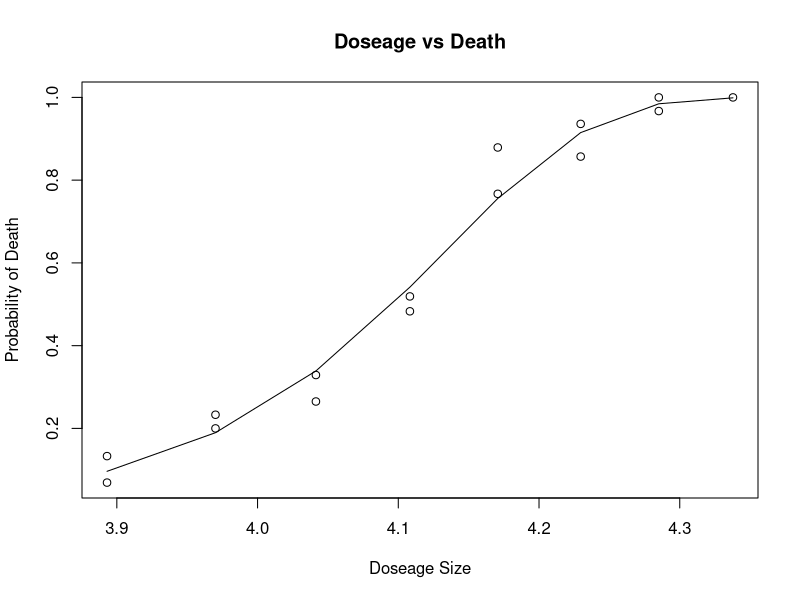
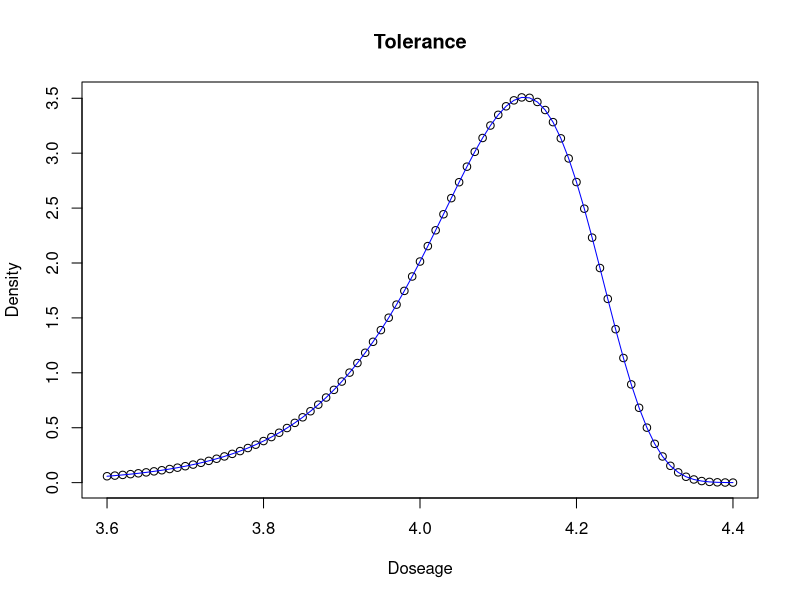
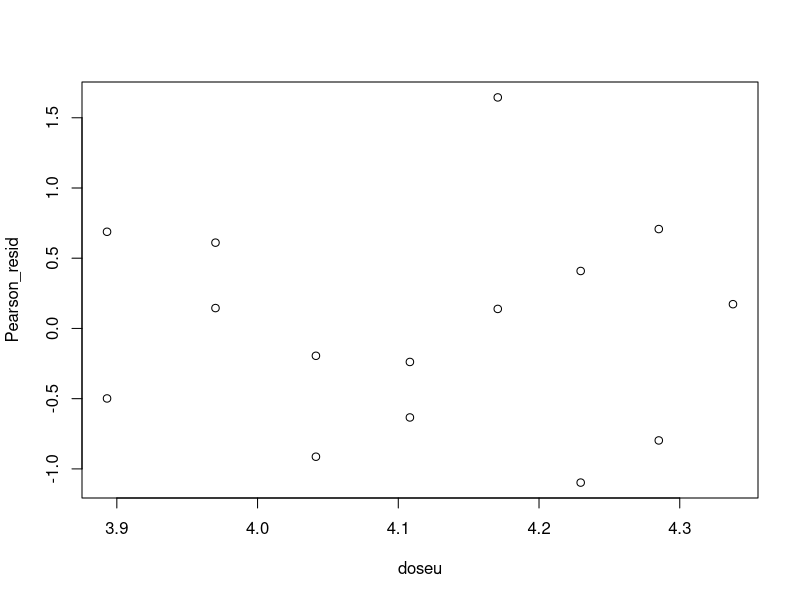

Write the R code that produced these figures, in order.
## ---- chunk 1
knitr::opts_chunk$set(echo = FALSE)
## ---- chunk 2
n1 <- c(29,30,28,27,30,31,30,29)
n2 <- c(30,30,34,29,33,28,32)
d1 <- c(49.06, 52.99, 56.91, 60.84, 64.76, 68.69, 72.61, 76.54)
d2 <- c(49.06, 52.99, 56.91, 60.84, 64.76, 68.69, 72.61)
p1 <- c(6.9, 23.3, 32.9, 51.9, 76.7, 93.6, 96.7, 100)
p2 <- c(13.3, 20, 26.5, 48.3, 87.9, 85.7, 100)
dose1 <- log(d1)
dose2 <- log(d2)
data <- (data.frame(dose1,p1, n1))
         
         names(data) <- NULL
         
dit <- data.frame(dose2, p2, n2)

         names(dit) <- NULL





  b0 <- NULL
  b1 <- NULL
  lambda <- NULL
  k <- NULL
  n <- NULL
  
loglik <- function(data, par){
  b0 <- par[1]
  b1 <- par[2]
  lambda <- .00001
  x <- data[,1]
  y <- data[,2]/100
  n <- data[,3]
  k <- b0+b1*x
  mu <- 1 - 1/(1 + lambda*exp(k))^(1/lambda)
  j <- -(n*(y * log(mu/(1-mu)) + log(1-mu)) + log(choose(n,round(y*n))))
  return(sum(j))
}
clogmod1 <- optim(c(0,0), loglik, data = data, hessian = F)


clogmod2 <- optim(c(0,0), loglik, data = dit, hessian = F)




loglik <- function(data, par){
  b0 <- par[1]
  b1 <- par[2]
  lambda <- 1
  x <- data[,1]
  y <- data[,2]/100
  n <- data[,3]
  k <- b0+b1*x
  mu <- 1 - 1/(1 + lambda*exp(k))^(1/lambda)
  j <- -(n*(y * log(mu/(1-mu)) + log(1-mu)) + log(choose(n,round(y*n))))
  return(sum(j))
}

logitmod1 <- optim(c(0,0), loglik, data = data, hessian = F)


logitmod2 <- optim(c(0,0), loglik, data = dit, hessian = F)


loglik <- function(data, par){
  b0 <- par[1]
  b1 <- par[2]
  lambda <- par[3]
  x <- data[,1]
  y <- data[,2]/100
  n <- data[,3]
  k <- b0+b1*x
  mu <- 1 - 1/(1 + lambda*exp(k))^(1/lambda)
  j <- -(n*(y * log(mu/(1-mu)) + log(1-mu)) + log(choose(n,round(y*n))))
  l <- sum(j)
  return(l)
}

jj1 <- optim(c(-40,10,.5), loglik, data = data, hessian = F)
jj1

jj2 <- optim(c(-40,10,.5), loglik, data = dit, hessian = F)
jj2
## ---- chunk 3
#Est vs Logit Series 1
chi1 <- -2*(jj1$value - logitmod1$value)
pchisq(chi1, 1, lower.tail = FALSE)

#Est vs Cloglog Series 1
chi1_clog <- -2*(jj1$value - clogmod1$value)
pchisq(chi1_clog, 1, lower.tail = FALSE)

#Est vs Cloglog Series 2
chi2_clog <- -2*(jj2$value - clogmod2$value)
pchisq(chi2_clog, 1, lower.tail = FALSE)


#Est vs Logit Series 2
chi2 <- -2*(jj2$value - logitmod2$value)
pchisq(chi2, 1, lower.tail = FALSE)
## ---- chunk 4
loglik <- function(data, par){
  b0 <- par[1]
  b1 <- par[2]
  lambda <- .0000001
  x <- data[,1]
  y <- data[,2]/100
  n <- data[,3]
  k <- b0+b1*x
  mu <- 1 - 1/(1 + lambda*exp(k))^(1/lambda)
  j <- -(n*(y * log(mu/(1-mu)) + log(1-mu)) + log(choose(n,round(y*n))))
  return(sum(j))
}

pu <- c(p1,p2)
doseu <- c(dose1, dose2)
nu <- c(n1, n2)

unified_data <- data.frame(doseu, pu, nu)
cloglog_unified <- optim(c(0,0), loglik, data = unified_data, hessian = T)
cloglog_unified
## ---- chunk 5
chi_unified <- -2*(clogmod2$value + clogmod1$value - cloglog_unified$value)
pchisq(chi_unified, 3, lower.tail = FALSE)

## ---- chunk 6
final_model <- glm(pu/100 ~ doseu, family = binomial(link = cloglog))
x <- unique(doseu)
quartz(title="Doseage vs Death")
plot(doseu,pu/100,xlab="Doseage Size",ylab="Probability of Death", main = 'Doseage vs Death')
lines(unique(doseu),predict(final_model,data.frame(doseu = x),type="response"))


mu <- -cloglog_unified$par[1]/cloglog_unified$par[2]
sigma <- 1/(cloglog_unified$par[2])
steps <- seq(3.6, 4.4, .01)
tolerance <- exp((steps-mu)/sigma)/(sigma*(.00001*exp((steps-mu)/sigma)+1)^(1+1/.00001))
quartz(title="Tolerance")
plot(steps, tolerance, xlab = 'Doseage', ylab = 'Density', main = 'Tolerance')
lines(steps, tolerance, col = 'blue')
## ---- chunk 7
attach(unified_data)
pred <- predict(final_model,data.frame(doseu ),type="response")
Pearson_resid <- (((round(nu*pu/100)-nu*pred)/sqrt(nu*pred*(1-pred))))
plot(doseu, Pearson_resid)
Pearson_resid_test <- sum(((round(nu*pu/100)-nu*pred)^2/(nu*pred)))
1-pchisq(Pearson_resid_test, 3)
